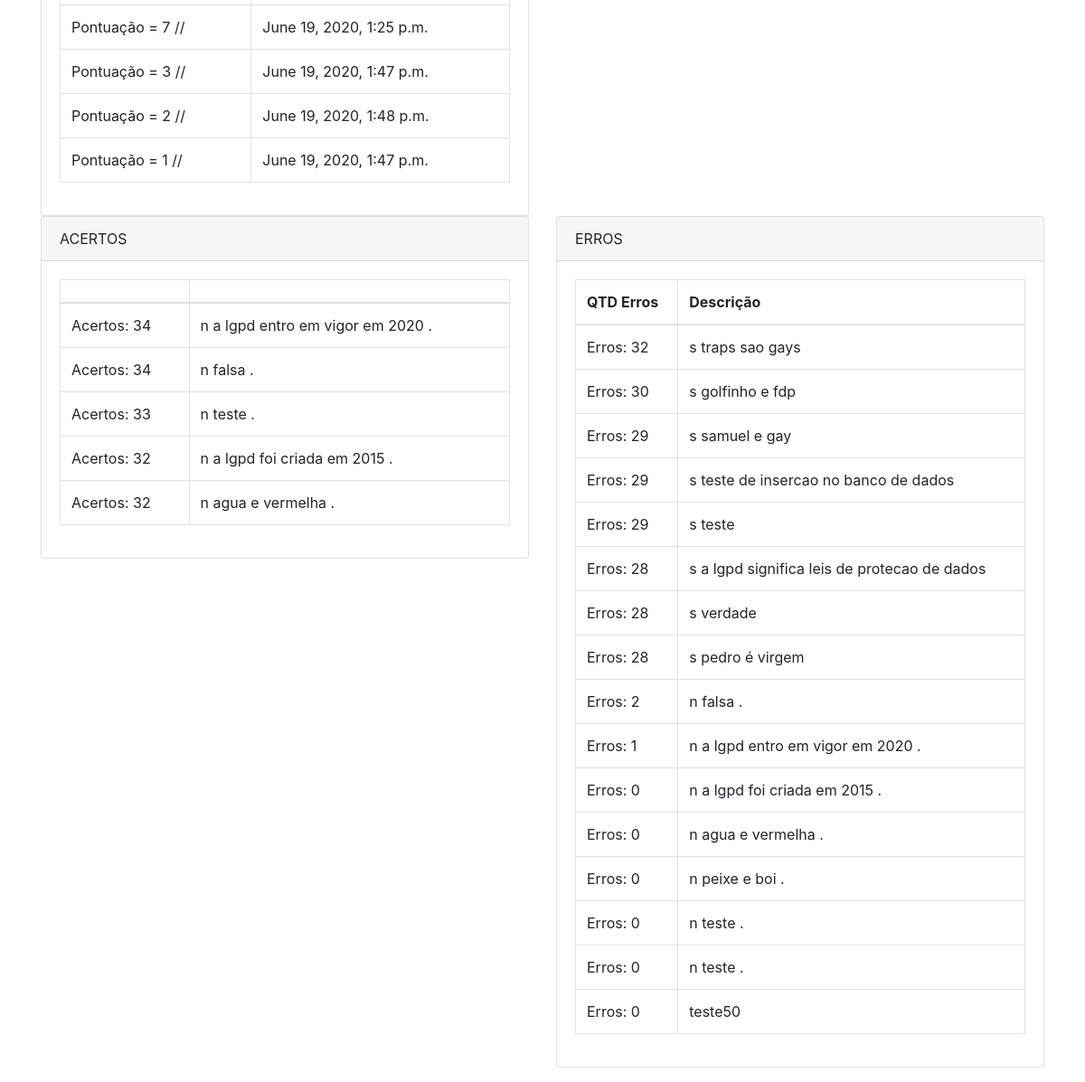
The app's page / (signed in, lower part), older data.
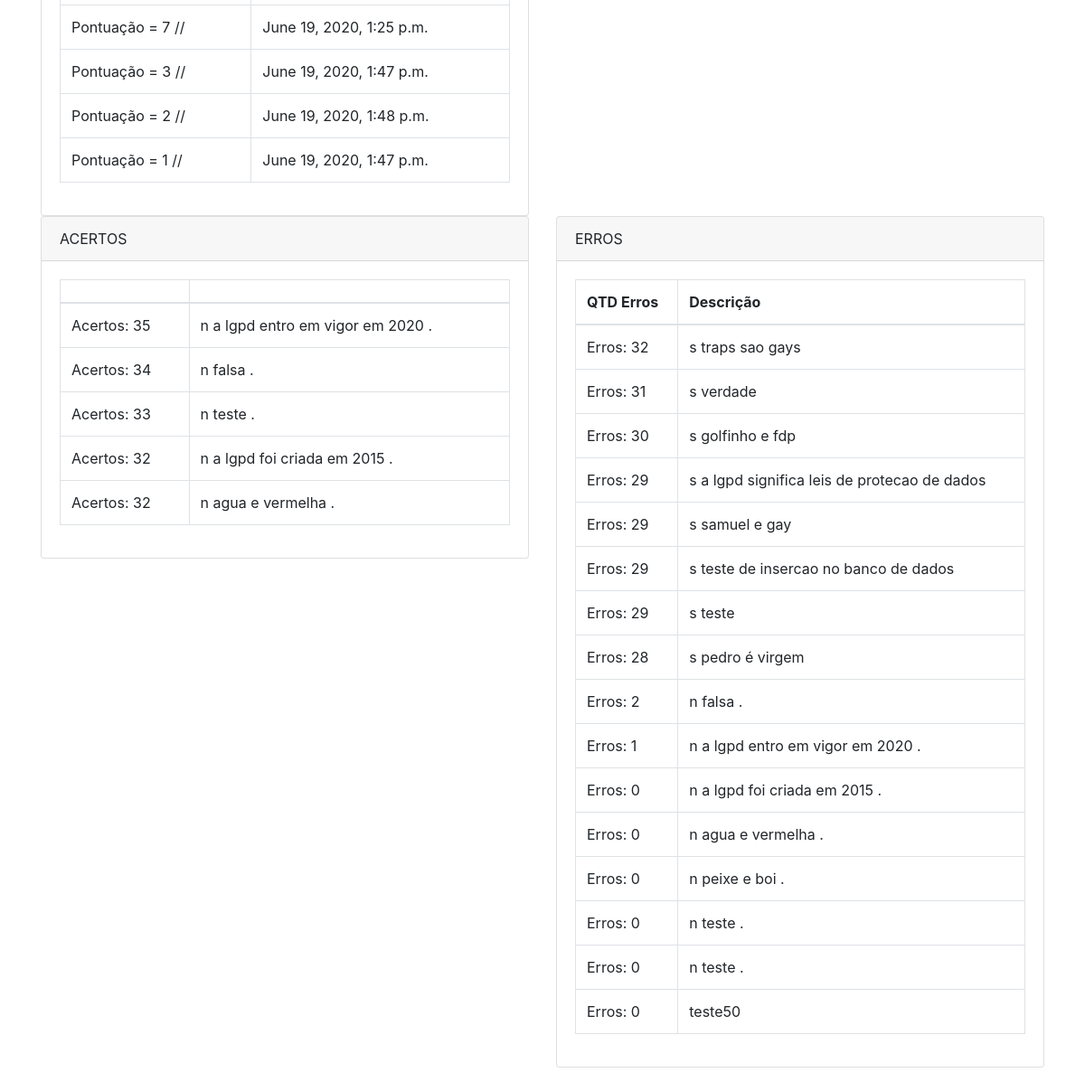
The same page, newer data.
### app/models.py (models this page shows)
class Jogo(models.Model):
    jogador = models.IntegerField()
    nome_jogador = models.CharField(max_length=254, default="test")
    pontuacao = models.IntegerField()
    data_jogo = models.DateTimeField(auto_now=True)

class PerguntaSimples (models.Model):
    descricao = models.CharField(max_length=254)
    resposta =  models.BooleanField()
    acertos = models.IntegerField(default = 0)
    erros = models.IntegerField(default = 0)

### app/views.py (the view)
# urls.py: 2. Add a URL to urlpatterns:  path('', views.home, name='home')
@login_required(login_url='/login/')
def home(request):
    data = {}
    if request.user.is_superuser or request.user.is_staff:
        try:
            data['acertos']= PerguntaSimples.objects.all().order_by('-acertos')[:5]
            print(data['acertos'])
            data['erros']=PerguntaSimples.objects.all().order_by('-erros')
            data['melhores']=Jogo.objects.all().order_by('-pontuacao')[:5]
            if request.user.is_staff:
                data['score']=Jogo.objects.filter(jogador=request.user.id).order_by('-pontuacao')
        except:
            None
    else:
        try:
            data['score']=Jogo.objects.filter(jogador=request.user.id).order_by('-pontuacao')
        except:
            None
    return render(request, 'home.html',data)

### app/templates/home.html (shortened to what this page needs)
{% extends 'template.html' %}
{% block content %}
<div class="container" style="margin-top: 10vh;">
	<div class="row">
		<div class="col-md-12 box-container">
			<form action="">
				<div class="form-group">
					<div class="row">
						<div class="col-md-6">
							<div class="card">
								<div class="card-body">
									<table data-toggle="table" class="table table-bordered">
										<tbody>
											{% for item in score %}
											<tr>
												<td>
													Pontuação = {{item.pontuacao}} //
												</td>
												<td>
													{{item.data_jogo}}
												</td>
											</tr>
											{% endfor %}
										</tbody>
									</table>
								</div>
							</div>
						</div>
						{% if user.is_superuser or is_staff%}
						<div class="col-md-6">
						</div>
						{%endif%}
					</div>
					{% if user.is_superuser or is_staff%}
					<div class="row">
						<div class="col-md-6">
							<div class="card">
								<div class="card-header">
									ACERTOS
								</div>
								<div class="card-body">
									<table data-toggle="table" class="table table-bordered">
										<thead>
											<tr>
												<th></th>
												<th></th>
											</tr>
										</thead>
										<tbody>
											{% for item in acertos %}
											<tr>
												<td>Acertos: {{item.acertos}}</td>
												<td>{{item.descricao}}</td>
											</tr>
											{% endfor %}
										</tbody>
									</table>
								</div>
							</div>
						</div>
						<div class="col-md-6">
							<div class="card">
								<div class="card-header">
                                    ERROS
                                </div>
								<div class="card-body">
									<table data-toggle="table" class="table table-bordered">
										<thead>
											<tr>
												<th>QTD Erros</th>
												<th>Descrição</th>
											</tr>
										</thead>
										<tbody>
											{% for item in erros %}
											<tr>
												<td>Erros: {{item.erros}} </td>
												<td>{{item.descricao}}</td>
											</tr>
											{% endfor %}
										</tbody>
									</table>
								</div>
							</div>
						</div>
					</div>
					{%endif%}
				</div>
			</form>
		</div>
	</div>
</div>
{% endblock %}

Row changes from the older to the newer data that the page shows:
changed PerguntaSimples "n a lgpd entro em vigor em 2020 .": acertos "34" → "35"
changed PerguntaSimples "s verdade": erros "28" → "31"; moves up the list
changed PerguntaSimples "s a lgpd significa leis de protecao de dados": erros "28" → "29"; moves up the list
